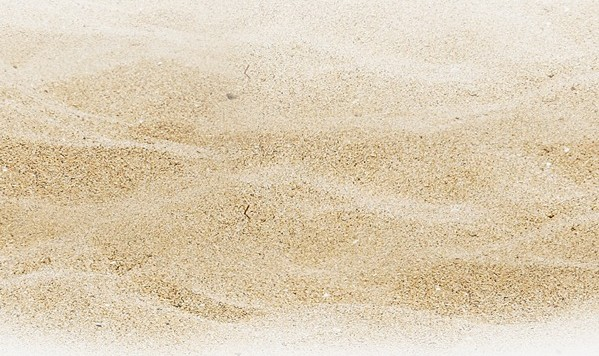
#> input picture sand.jpg, 599 x 356 px
$ python part3.py
#> lines starting #> are read from the running program, lines starting #| are printed output that depends on the picture
#part3.py randomly generates x forground elements and places them onto screen

import random
from random import randint
from PIL import Image

"""
random selection from environment requested (aka a list)
"""
ONE=["octo.jpg", "beachball.jpg", "eagle.png"] #BEACH
TWO=[] #FOREST
THREE=[] #MOUNTAIN
FOUR=[] #DESERT

def random_foreground_selection():
    num_to_select=randint(1,2) #the numbers depend on the list of pics on the environment
    list_of_random_images=random.sample(ONE,num_to_select)
    return(list_of_random_images)

# random_foreground_selection()
"""
randomly places random selection onto screen
"""
#------the manual version------
# sand=Image.open("sand.jpg")
# beachball=Image.open("beachball.jpg")
# octo=Image.open("octo.jpg")
#
# a=(100,100, 650,650)
# m=(10,10,910,530)
#
# sand.paste(beachball, a) #puts beachball on sand, with specifi coords
# sand.paste(octo,m)
# #sand.show()

# -----the automatic version------
middleground=Image.open("sand.jpg")
#> middleground is the input picture: PIL image 599x356 RGB; mean R, G, B 222, 206.7, 180.9
width, height=middleground.size
#> width = 599; height = 356

def random_placement(middleground):

    for i in random_foreground_selection():
        element=Image.open(i)
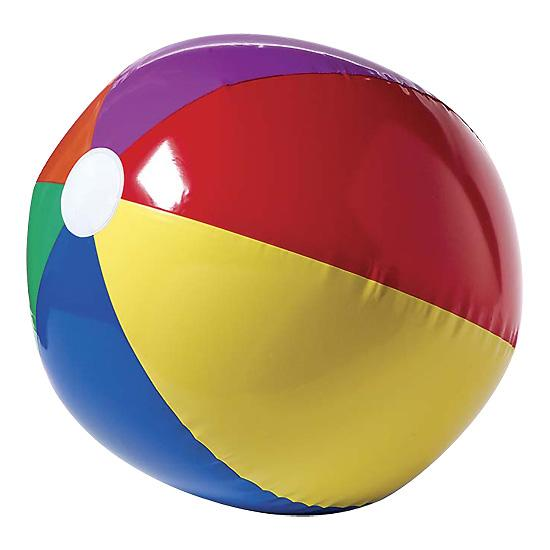
#> input picture beachball.jpg, 550 x 550 px
#> element is the input picture: PIL image 550x550 RGB; mean R, G, B 197.8, 167.7, 151
        w,h = element.size
#> w = 550; h = 550

        startwidth=randint(0,width)
#> startwidth = 265
        startheight=randint(0,height)
#> startheight = 261
        endwidth=startwidth+w
#> endwidth = 815
        endheight=startheight+h
#> endheight = 811

        position=(startwidth,startheight,endwidth,endheight)
#> position = (265, 261, 815, 811)
        middleground.paste(element, position)
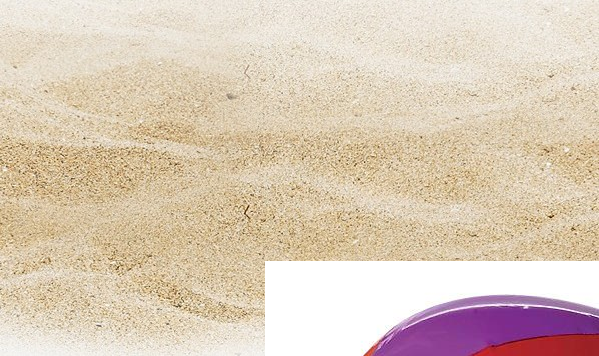
#> middleground: PIL image 599x356 RGB; mean R, G, B 220.9, 203.6, 184.8
#> pass 2 of the loop in random_placement, `for i in random_foreground_selection():`:
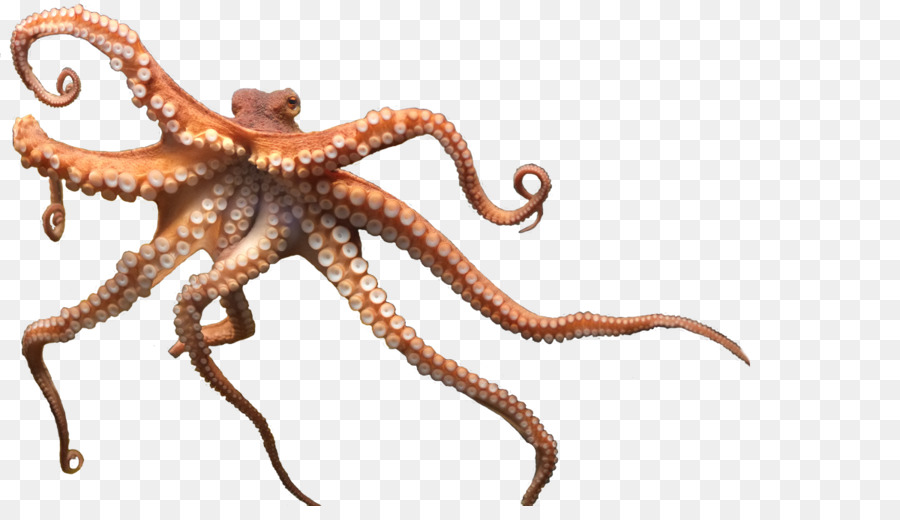
#> input picture octo.jpg, 900 x 520 px
#> in random_placement, element is the input picture: PIL image 900x520 RGB; mean R, G, B 230.9, 220.7, 215.4
#> in random_placement, `middleground.paste(element, position)`:
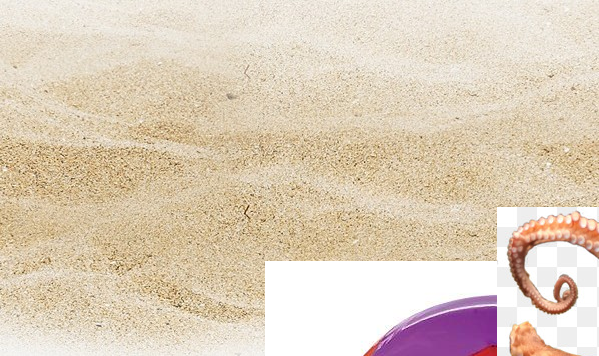
#> middleground: PIL image 599x356 RGB; mean R, G, B 223.3, 207.3, 187.2
    middleground.show()

random_placement(middleground)
